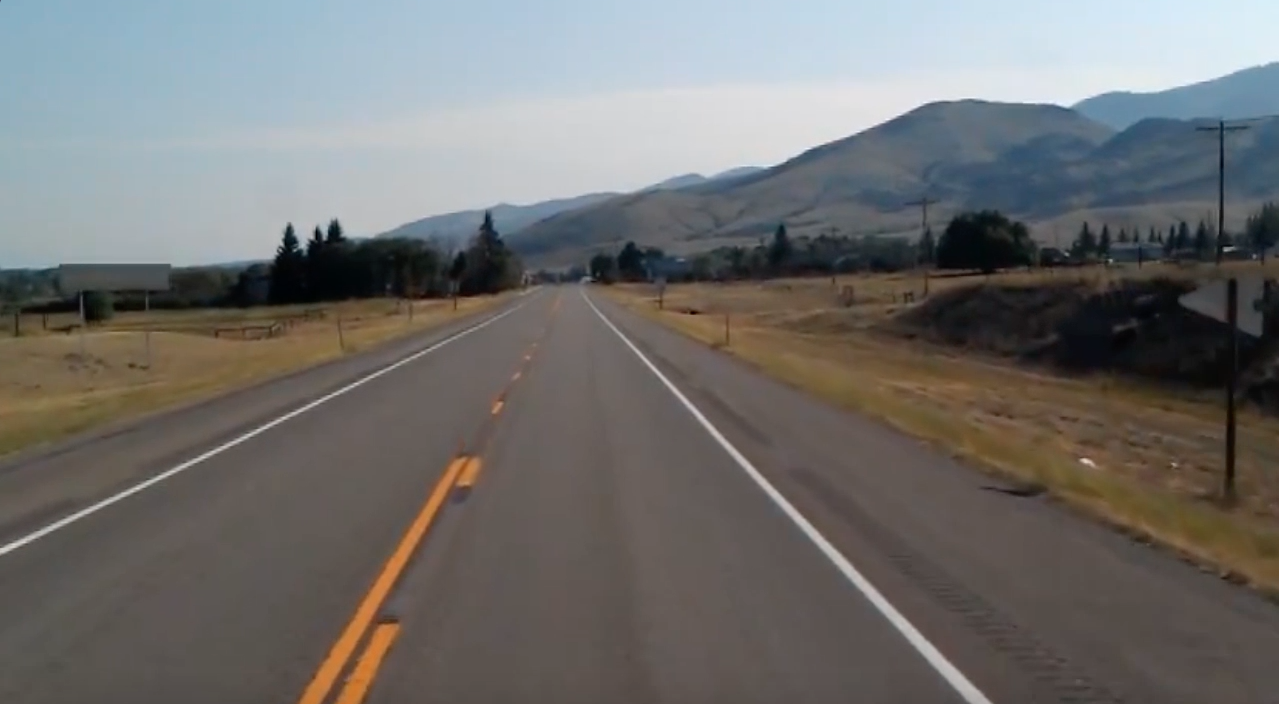
#> input picture Data/test_image.jpg, 1279 x 704 px, found by its file name
$ python Lane_detection_img.py
#> lines starting #> are read from the running program, lines starting #| are printed output that depends on the picture; after the words box and inside, x2 and y2 are one past the last pixel; in counts of white or black regions, pixels touching at a corner belong together
import cv2 as cv
import numpy as np
import matplotlib.pyplot as plt

# filtering image using canny function
def canny(image):
    gray = cv.cvtColor(image, cv.COLOR_RGB2GRAY) # grayscalling
    blur = cv.GaussianBlur(gray, (5,5), 0) # using (5,5) kernel and deviation as 0
    canny = cv.Canny(blur, 50, 150) # to get gradient image - (low_threshold, high_threshold)
    return canny

# getting region of interest from image using coordinate values
def region_of_interest(image):
    height = image.shape[0] # gets
    triangle = np.array([
        [(200, height), (1100, height), (550, 250)] # single polygon as fill_poly fills with multiple polygons
        ])
    mask = np.zeros_like(image) # same size image (no. of pixels as original image) but with the values of 0 (black)
    cv.fillPoly(mask, triangle, 255) # applying the triangle contour on mask image with values of 255
    masked_image = cv.bitwise_and(image, mask) # applying bitwise_and to get lane lines
    return masked_image


# optimizing the generated lines
def average_slope_intercept(image, lines):
    left_fit = [] # negative slope
    right_fit = [] # positive slope
    for line in lines:
        x1, y1, x2, y2 = line.reshape(4)
        parameters = np.polyfit((x1, x2), (y1, y2), 1) # returns the slope and y-intercept of the line
        slope = parameters[0]
        intercept = parameters[1]
        if slope < 0:
            left_fit.append((slope, intercept))
        else:
            right_fit.append((slope, intercept))
    left_fit_average = np.average(left_fit, axis=0) # axis = 0 - operate through the rows of the list (final result: rows = 1 and cols = same)
    right_fit_average = np.average(right_fit, axis=0)
    left_line = make_coordinates(image, left_fit_average)
    right_line = make_coordinates(image, right_fit_average)
    return np.array([left_line, right_line])

# make coordinates for new line
def make_coordinates(image, line_parameters):
    slope, intercept = line_parameters
    y1 = image.shape[0]
    y2 = int(y1*3/5)
    x1 = int((y1-intercept)/slope)
    x2 = int((y2-intercept)/slope)
    return np.array([x1, y1, x2, y2])


# display lines on the black image
def display_lines(image, lines):
    line_image = np.zeros_like(image)
    if lines is not None:
        for x1, y1, x2, y2 in lines:
            cv.line(line_image, (x1,y1), (x2,y2), (255,0,0), 10) # builds a line, 10 - thickness
    return line_image

# read the image
image = cv.imread('test_image.jpg')
#> image is the input picture: shape (704, 1279, 3); mean B, G, R 109.7, 111.3, 112.3

#creating a copy to avoid changes in the original image
lane_image = np.copy(image)

canny_image = canny(lane_image)
#> in canny, `gray = cv.cvtColor(image, cv.COLOR_RGB2GRAY)`:
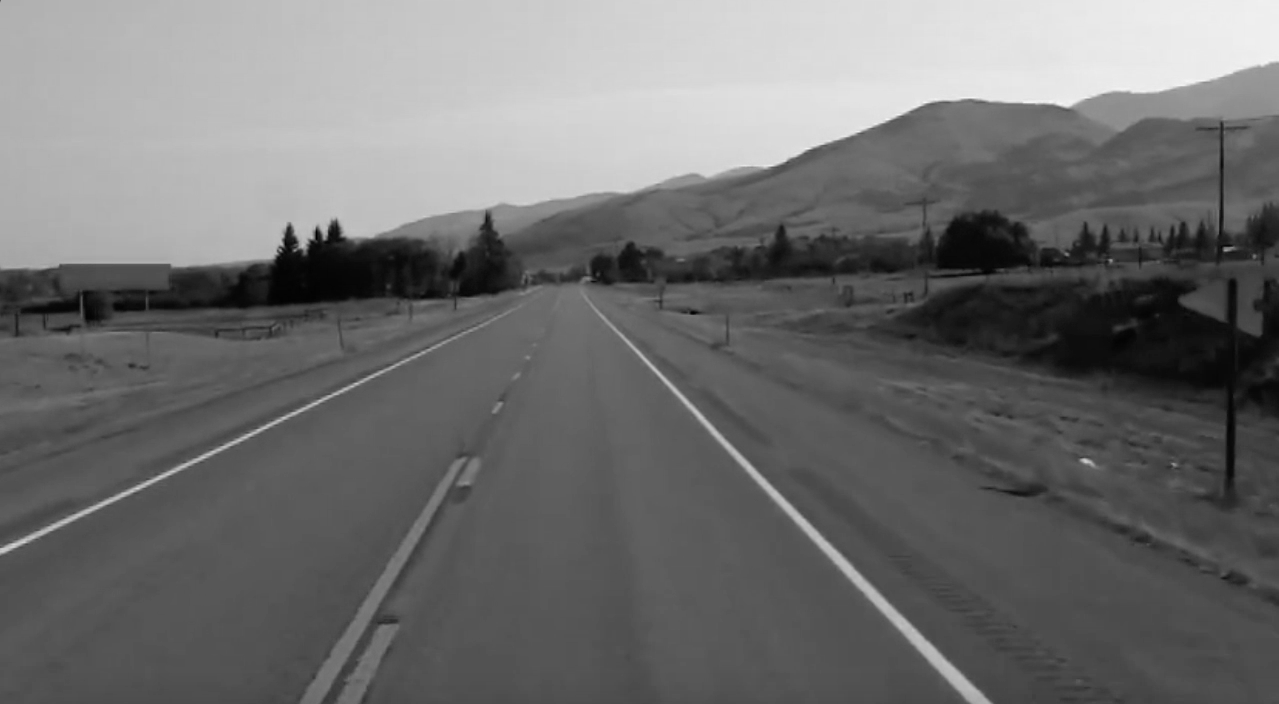
#> gray: shape (704, 1279); min 0, max 246, mean 110.9
#> in canny, `canny = cv.Canny(blur, 50, 150)`:
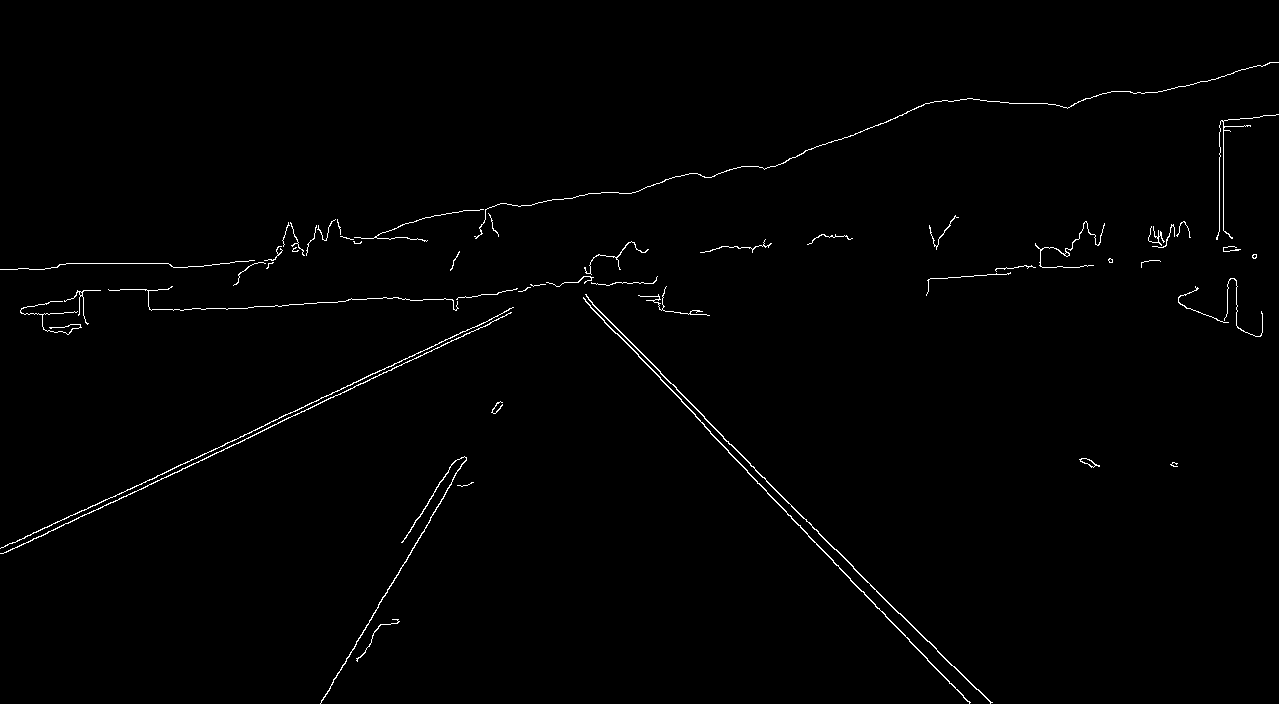
#> canny: shape (704, 1279); 0.91% white in thin lines or dots
cropped_image = region_of_interest(canny_image)
#> in region_of_interest, `cv.fillPoly(mask, triangle, 255)`: mask: shape (704, 1279); 22.7% white; 1 white region, box (x1, y1, x2, y2) and area: (200, 250, 1100, 704) 204575
#> in region_of_interest, `masked_image = cv.bitwise_and(image, mask)`:
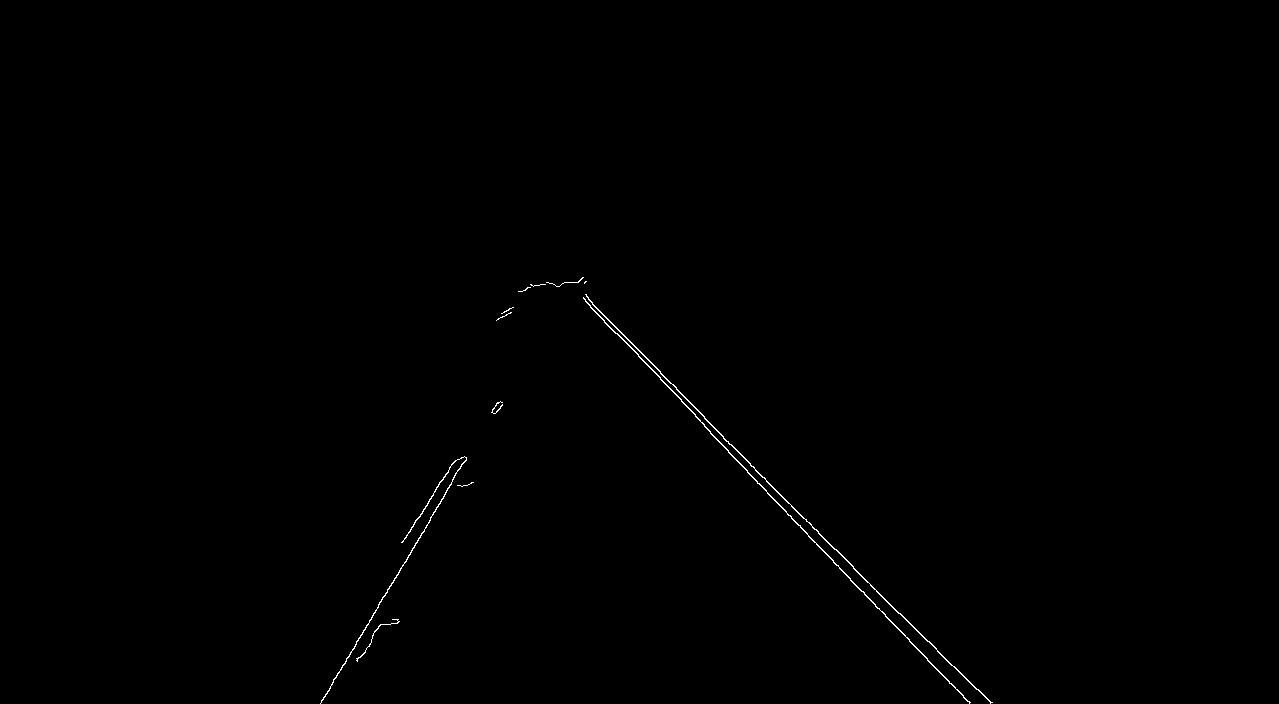
#> masked_image: shape (704, 1279); 0.26% white in thin lines or dots, all inside (x1, y1, x2, y2) = (320, 277, 993, 704)

# 2 - pixel value (rho), radian value = 1 radian, 100 - threshold which is min no. of intersections a bins should have in order for it to be accepted as a line
lines = cv.HoughLinesP(cropped_image, 2, np.pi/180, 100, np.array([]), minLineLength=40, maxLineGap=5) # gives line coordinates (x1, y1, x2, y2)
#> lines = 13 rows, first 6: [704, 418, 927, 641], [704, 426, 791, 516], [320, 703, 445, 494], [585, 301, 663, 381], [630, 341, 670, 383], [794, 520, 861, 591]
averaged_lines = average_slope_intercept(lane_image, lines)
#> the loop in average_slope_intercept, `for line in lines:` made 13 passes
#> (x1, y1, x2, y2, slope, intercept) on passes 1 to 12: (704, 418, 927, 641, 1, -286), (704, 426, 791, 516, 1.03, -302.3), (320, 703, 445, 494, -1.67, 1238), (585, 301, 663, 381, 1.03, -299), (630, 341, 670, 383, 1.05, -320.5), (794, 520, 861, 591, 1.06, -321.4), (659, 371, 704, 416, 1, -288), (870, 599, 939, 672, 1.06, -321.4), (767, 493, 807, 534, 1.03, -293.2), (423, 509, 454, 461, -1.55, 1164), (940, 653, 991, 702, 0.961, -250.1), (824, 551, 879, 609, 1.05, -317.9)
#> after the loop in average_slope_intercept, `for line in lines:`: left_fit = [(-1.67, 1238), (-1.55, 1164)]; right_fit = [(1, -286), (1.03, -302.3), (1.03, -299), (1.05, -320.5), (1.06, -321.4), (1, -288), (1.06, -321.4), (1.03, -293.2), (0.961, -250.1), (1.05, -317.9), (1, -287)]
#> in average_slope_intercept, `left_fit_average = np.average(left_fit, axis=0)`: left_fit_average = [-1.61, 1201]
#> in average_slope_intercept, `right_fit_average = np.average(right_fit, axis=0)`: right_fit_average = [1.02, -298.8]
#> in make_coordinates, `slope, intercept = line_parameters`: slope = -1.61; intercept = 1201
#> in make_coordinates, `x1 = int((y1-intercept)/slope)`: x1 = 308
#> in make_coordinates, `x2 = int((y2-intercept)/slope)`: x2 = 483
#> in average_slope_intercept, `left_line = make_coordinates(image, left_fit_average)`: left_line = [308, 704, 483, 422]
#> in average_slope_intercept, `right_line = make_coordinates(image, right_fit_average)`: right_line = [978, 704, 703, 422]
#> averaged_lines = [[308, 704, 483, 422], [978, 704, 703, 422]]

# get the lines on the black image
line_image = display_lines(lane_image, averaged_lines)
#> the loop in display_lines, `for x1, y1, x2, y2 in lines:` made 2 passes

blended_image = cv.addWeighted(lane_image, 0.8, line_image, 1, 1) # adds the pixels values - hence the reason as why lines were generated on the black image
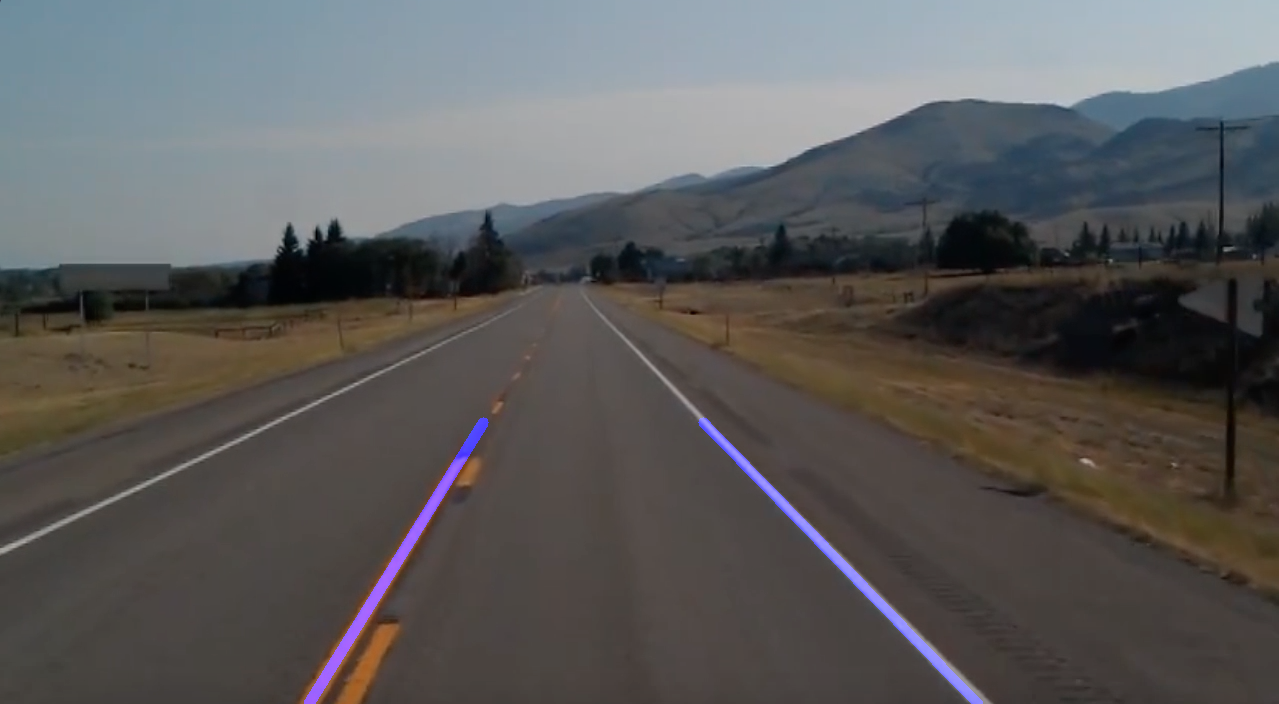
#> blended_image: shape (704, 1279, 3); mean B, G, R 90.1, 90, 90.8

# display the image (heading/name of the window, image to be displayed)
cv.imshow('Result', blended_image)
cv.waitKey(0)
